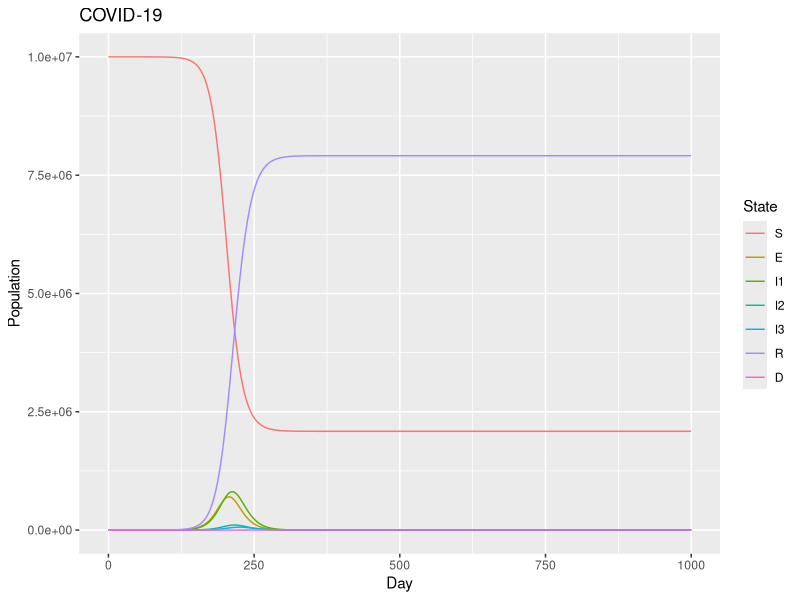
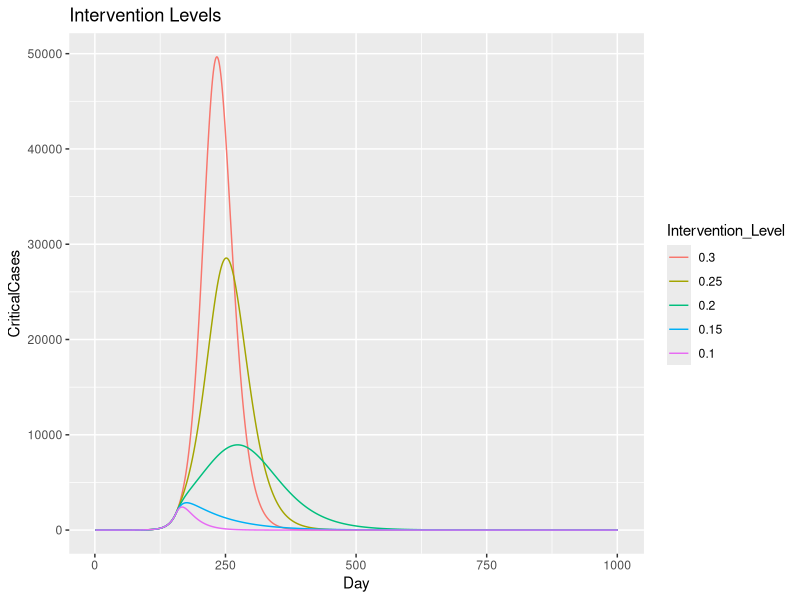
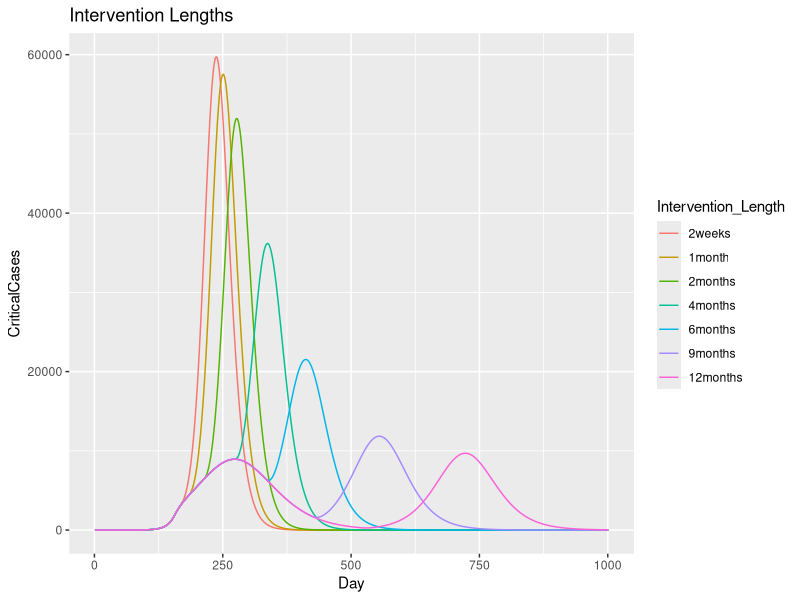
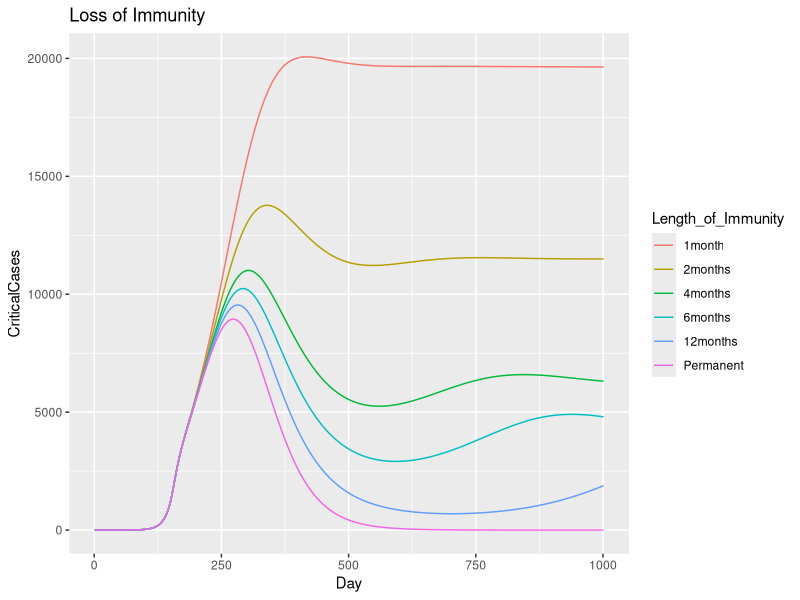

Generate these figures, in order, with R:
library('deSolve')
library('ggplot2')
library('reshape2')

# This model is based on the interactive SEIR model of Covid-19 developed by Dr Alison Lynn Hill
#   Model: https://alhill.shinyapps.io/COVID19seir/
#   Source Code: https://github.com/alsnhll/SEIR_COVID19/blob/master/COVID19seir/server.R

# Parameters

IncubPeriod=5  #Incubation period, days
DurMildInf=6 #Duration of mild infections, days
FracSevere=15/100 #Fraction of infections that are severe
FracCritical=5/100 #Fraction of infections that are critical
FracMild=1-FracSevere-FracCritical  #Fraction of infections that are mild
ProbDeath=0.4  #Probability of dying given critical infection
CFR=ProbDeath*FracCritical/100 #Case fatality rate (fraction of infections resulting in death)
TimeICUDeath=10 #Time from ICU admission to death, days
DurHosp=4 #Duration of hospitalization, days

N=10^(7)

b1=0.33/N
b2=0*b1
b3=0*b1
b=c(b1,b2,b3)

# Model Parameters
a=1/IncubPeriod

g1=(1/DurMildInf)*FracMild
p1=(1/DurMildInf)-g1

p2=(1/DurHosp)*(FracCritical/(FracSevere+FracCritical))
g2=(1/DurHosp)-p2

if(FracCritical==0){
  u=0
}else{
  u=(1/TimeICUDeath)*(CFR/FracCritical)
}

g3=(1/TimeICUDeath)-u
p = c(b1,b2,b3,a,g1,p1,p2,g2,u,g3)


SetODEs_SEIR=function(t,y,p){
  S = y[1]
  E = y[2]
  I1 = y[3]
  I2 = y[4]
  I3 = y[5]
  R = y[6]
  D = y[7]
  
  with(as.list(p),{
    
    # if (t>150 & t<500) b1 = 0.2/N
    # if (t>150) b1 = 0.2/N
    
    dS.dt = -(b1*I1+b2*I2+b3*I3)*S
    dE.dt=(b1*I1+b2*I2+b3*I3)*S-a*E
    dI1.dt=a*E-g1*I1-p1*I1
    dI2.dt=p1*I1-g2*I2-p2*I2
    dI3.dt=p2*I2-g3*I3-u*I3
    dR.dt=g1*I1+g2*I2+g3*I3
    dD.dt=u*I3
    
    return(list(c(dS.dt, dE.dt, dI1.dt, dI2.dt, dI3.dt, dR.dt, dD.dt)))
  })
}

# Initial values
S0 = 1e7 - 1
E0 = 0
I1_0 = 1
I2_0 = 0
I3_0 = 0
R = 0
D = 0
y0 = c(S0,E0,I1_0,I2_0,I3_0,R,D)

t = seq(from = 0, to = 1000, by = 1)
sol = ode(y = y0, times = t, func = SetODEs_SEIR, parms = p)
sol.df = as.data.frame(sol)
names(sol.df) = c('time','S','E','I1','I2','I3','R','D')

sol.df_long = melt(sol.df, id="time")
names(sol.df_long) = c('Day','State','Population')
ggplot(data = sol.df_long,
       aes(x = Day, y = Population, color=State)) + 
  geom_line() + ggtitle('COVID-19')



# Intervention - Social Distancing
SetODEs_SEIR_Intervention=function(t,y,p){
  S = y[1]
  E = y[2]
  I1 = y[3]
  I2 = y[4]
  I3 = y[5]
  R = y[6]
  D = y[7]
  
  with(as.list(p),{
    
    if (t>int_begin & t<int_end) b1 = int_level/N
    
    dS.dt = -(b1*I1+b2*I2+b3*I3)*S
    dE.dt=(b1*I1+b2*I2+b3*I3)*S-a*E
    dI1.dt=a*E-g1*I1-p1*I1
    dI2.dt=p1*I1-g2*I2-p2*I2
    dI3.dt=p2*I2-g3*I3-u*I3
    dR.dt=g1*I1+g2*I2+g3*I3
    dD.dt=u*I3
    
    return(list(c(dS.dt, dE.dt, dI1.dt, dI2.dt, dI3.dt, dR.dt, dD.dt)))
  })
}

# INTERVENTION - SOCIAL DISTANCING
int_level_vals = c(0.3,0.25,0.2,0.15,0.1)
I3.socialdistancing = data.frame(matrix(nrow=1001,ncol=length(int_level_vals)+1))
names(I3.socialdistancing) = c('time','0.3','0.25','0.2','0.15','0.1')
I3.socialdistancing$time = 1:1001
for (i in 1:length(int_level_vals)) {
  int_begin = 150
  int_end = 1000
  int_level = int_level_vals[i]
  p_new = c(p,int_begin,int_end,int_level)
  sol.temp = ode(y = y0, times = t, func = SetODEs_SEIR_Intervention, parms = p_new)
  sol.temp = as.data.frame(sol.temp)
  names(sol.temp) = c('time','S','E','I1','I2','I3','R','D')
  I3.socialdistancing[,i+1] = sol.temp$I3
}
I3.socialdistancing_long = melt(I3.socialdistancing, id="time")
names(I3.socialdistancing_long) = c('Day','Intervention_Level','CriticalCases')
ggplot(data = I3.socialdistancing_long,
       aes(x = Day, y = CriticalCases, color=Intervention_Level)) + 
  geom_line() + ggtitle('Intervention Levels')

# LENGTH OF INTERVENTION
int_end_vals = c(14, # 2 weeks
                 30, # 1 month
                 60, # 2 months
                 120, # 4 months
                 180, # 6 months
                 270, # 9 months
                 365 # 1 year
                 )
I3.interventionlength = data.frame(matrix(nrow=1001,ncol=length(int_end_vals)+1))
names(I3.interventionlength) = c('time','2weeks','1month','2months','4months','6months','9months','12months')
I3.interventionlength$time = 1:1001
for (i in 1:length(int_end_vals)) {
  int_begin = 150
  int_end = int_begin+int_end_vals[i]
  int_level = 0.2
  p_new = c(p,int_begin,int_end,int_level)
  sol.temp = ode(y = y0, times = t, func = SetODEs_SEIR_Intervention, parms = p_new)
  sol.temp = as.data.frame(sol.temp)
  names(sol.temp) = c('time','S','E','I1','I2','I3','R','D')
  I3.interventionlength[,i+1] = sol.temp$I3
}
I3.interventionlength_long = melt(I3.interventionlength, id="time")
names(I3.interventionlength_long) = c('Day','Intervention_Length','CriticalCases')
ggplot(data = I3.interventionlength_long,
       aes(x = Day, y = CriticalCases, color=Intervention_Length)) + 
  geom_line() + ggtitle('Intervention Lengths')

# Intervention - Social Distancing with Loss of Immunity
SetODEs_SEIR_ImmunityLoss=function(t,y,p){
  S = y[1]
  E = y[2]
  I1 = y[3]
  I2 = y[4]
  I3 = y[5]
  R = y[6]
  D = y[7]
  
  with(as.list(p),{
    
    # if (t>150 & t<500) b1 = 0.2/N
    # if (t>150) b1 = 0.2/N
    if (t>int_begin & t<int_end) b1 = int_level/N
    
    dS.dt = -(b1*I1+b2*I2+b3*I3)*S + c*R
    dE.dt=(b1*I1+b2*I2+b3*I3)*S-a*E
    dI1.dt=a*E-g1*I1-p1*I1
    dI2.dt=p1*I1-g2*I2-p2*I2
    dI3.dt=p2*I2-g3*I3-u*I3
    dR.dt=g1*I1+g2*I2+g3*I3 - c*R
    dD.dt=u*I3
    
    return(list(c(dS.dt, dE.dt, dI1.dt, dI2.dt, dI3.dt, dR.dt, dD.dt)))
  })
}

c_vals = c(30, # 1 month
           60, # 2 months
           120, # 4 months
           180, # 6 months
           365, # 1 year
           365000 # 100 years (i.e. permanent immunity)
)
I3.immunityloss = data.frame(matrix(nrow=1001,ncol=length(c_vals)+1))
names(I3.immunityloss) = c('time','1month','2months','4months','6months','12months','Permanent')
I3.immunityloss$time = 1:1001
for (i in 1:length(c_vals)) {
  int_begin = 150
  int_end = 1000
  int_level = 0.2
  c = 1/c_vals[i]
  p_new = c(p,int_begin,int_end,int_level,c)
  sol.temp = ode(y = y0, times = t, func = SetODEs_SEIR_ImmunityLoss, parms = p_new)
  sol.temp = as.data.frame(sol.temp)
  names(sol.temp) = c('time','S','E','I1','I2','I3','R','D')
  I3.immunityloss[,i+1] = sol.temp$I3
}
I3.immunityloss_long = melt(I3.immunityloss, id="time")
names(I3.immunityloss_long) = c('Day','Length_of_Immunity','CriticalCases')
ggplot(data = I3.immunityloss_long,
       aes(x = Day, y = CriticalCases, color=Length_of_Immunity)) + 
  geom_line() + ggtitle('Loss of Immunity')
